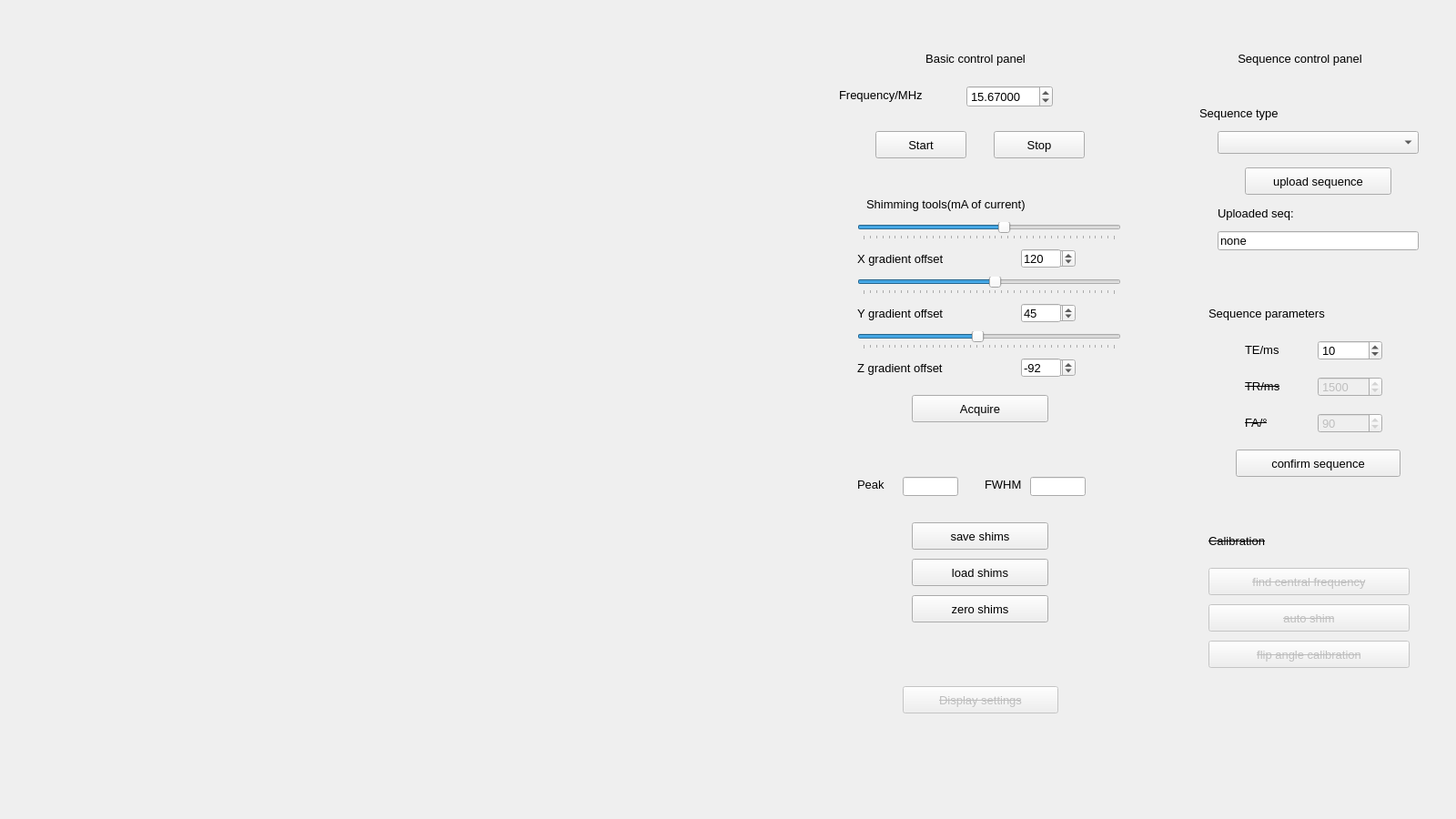
<?xml version="1.0" encoding="UTF-8"?>
<ui version="4.0">
 <class>mri_sig_Widget</class>
 <widget class="QWidget" name="mri_sig_Widget">
  <property name="geometry">
   <rect>
    <x>0</x>
    <y>0</y>
    <width>1600</width>
    <height>900</height>
   </rect>
  </property>
  <property name="windowTitle">
   <string>Signals</string>
  </property>
  <layout class="QHBoxLayout" name="horizontalLayout">
   <item>
    <widget class="QWidget" name="plotWidget" native="true">
     <property name="sizePolicy">
      <sizepolicy hsizetype="Preferred" vsizetype="Preferred">
       <horstretch>0</horstretch>
       <verstretch>0</verstretch>
      </sizepolicy>
     </property>
     <property name="minimumSize">
      <size>
       <width>0</width>
       <height>0</height>
      </size>
     </property>
     <layout class="QVBoxLayout" name="plotLayout"/>
    </widget>
   </item>
   <item>
    <widget class="QWidget" name="controlWidget1" native="true">
     <property name="enabled">
      <bool>true</bool>
     </property>
     <property name="sizePolicy">
      <sizepolicy hsizetype="Fixed" vsizetype="Fixed">
       <horstretch>0</horstretch>
       <verstretch>0</verstretch>
      </sizepolicy>
     </property>
     <property name="minimumSize">
      <size>
       <width>400</width>
       <height>850</height>
      </size>
     </property>
     <property name="font">
      <font>
       <pointsize>10</pointsize>
      </font>
     </property>
     <layout class="QHBoxLayout" name="horizontalLayout_2">
      <item>
       <widget class="QWidget" name="widget1" native="true">
        <property name="sizePolicy">
         <sizepolicy hsizetype="Preferred" vsizetype="Preferred">
          <horstretch>0</horstretch>
          <verstretch>0</verstretch>
         </sizepolicy>
        </property>
        <widget class="QLabel" name="ctrlLabel_1">
         <property name="geometry">
          <rect>
           <x>90</x>
           <y>20</y>
           <width>180</width>
           <height>20</height>
          </rect>
         </property>
         <property name="text">
          <string>Basic control panel</string>
         </property>
         <property name="alignment">
          <set>Qt::AlignCenter</set>
         </property>
        </widget>
        <widget class="QSlider" name="horizontalSlider_z">
         <property name="geometry">
          <rect>
           <x>50</x>
           <y>330</y>
           <width>290</width>
           <height>20</height>
          </rect>
         </property>
         <property name="minimum">
          <number>-1000</number>
         </property>
         <property name="maximum">
          <number>1000</number>
         </property>
         <property name="value">
          <number>-92</number>
         </property>
         <property name="orientation">
          <enum>Qt::Horizontal</enum>
         </property>
         <property name="invertedAppearance">
          <bool>false</bool>
         </property>
         <property name="tickPosition">
          <enum>QSlider::TicksBelow</enum>
         </property>
         <property name="tickInterval">
          <number>50</number>
         </property>
        </widget>
        <widget class="QPushButton" name="startButton">
         <property name="geometry">
          <rect>
           <x>70</x>
           <y>110</y>
           <width>100</width>
           <height>30</height>
          </rect>
         </property>
         <property name="text">
          <string>Start</string>
         </property>
        </widget>
        <widget class="QLabel" name="gradoffsetLabel_x">
         <property name="geometry">
          <rect>
           <x>50</x>
           <y>240</y>
           <width>150</width>
           <height>20</height>
          </rect>
         </property>
         <property name="text">
          <string>X gradient offset</string>
         </property>
        </widget>
        <widget class="QLineEdit" name="peak">
         <property name="geometry">
          <rect>
           <x>100</x>
           <y>490</y>
           <width>61</width>
           <height>21</height>
          </rect>
         </property>
         <property name="text">
          <string/>
         </property>
        </widget>
        <widget class="QLabel" name="fwhmLabel">
         <property name="geometry">
          <rect>
           <x>190</x>
           <y>490</y>
           <width>41</width>
           <height>16</height>
          </rect>
         </property>
         <property name="text">
          <string>FWHM</string>
         </property>
        </widget>
        <widget class="QPushButton" name="acquireButton">
         <property name="geometry">
          <rect>
           <x>110</x>
           <y>400</y>
           <width>150</width>
           <height>30</height>
          </rect>
         </property>
         <property name="text">
          <string>Acquire</string>
         </property>
        </widget>
        <widget class="QDoubleSpinBox" name="freqValue">
         <property name="geometry">
          <rect>
           <x>170</x>
           <y>60</y>
           <width>95</width>
           <height>24</height>
          </rect>
         </property>
         <property name="font">
          <font>
           <pointsize>10</pointsize>
          </font>
         </property>
         <property name="decimals">
          <number>5</number>
         </property>
         <property name="maximum">
          <double>60.000000000000000</double>
         </property>
         <property name="singleStep">
          <double>0.001000000000000</double>
         </property>
         <property name="value">
          <double>15.670000000000000</double>
         </property>
        </widget>
        <widget class="QLabel" name="shimmingLabel">
         <property name="geometry">
          <rect>
           <x>60</x>
           <y>180</y>
           <width>260</width>
           <height>20</height>
          </rect>
         </property>
         <property name="text">
          <string>Shimming tools(mA of current)</string>
         </property>
        </widget>
        <widget class="QLabel" name="gradoffsetLabel_z">
         <property name="geometry">
          <rect>
           <x>50</x>
           <y>360</y>
           <width>150</width>
           <height>20</height>
          </rect>
         </property>
         <property name="text">
          <string>Z gradient offset</string>
         </property>
        </widget>
        <widget class="QLabel" name="peakLabel">
         <property name="geometry">
          <rect>
           <x>50</x>
           <y>490</y>
           <width>41</width>
           <height>16</height>
          </rect>
         </property>
         <property name="text">
          <string>Peak</string>
         </property>
        </widget>
        <widget class="QSlider" name="horizontalSlider_y">
         <property name="geometry">
          <rect>
           <x>50</x>
           <y>270</y>
           <width>290</width>
           <height>20</height>
          </rect>
         </property>
         <property name="minimum">
          <number>-1000</number>
         </property>
         <property name="maximum">
          <number>1000</number>
         </property>
         <property name="value">
          <number>45</number>
         </property>
         <property name="orientation">
          <enum>Qt::Horizontal</enum>
         </property>
         <property name="invertedAppearance">
          <bool>false</bool>
         </property>
         <property name="tickPosition">
          <enum>QSlider::TicksBelow</enum>
         </property>
         <property name="tickInterval">
          <number>50</number>
         </property>
        </widget>
        <widget class="QLabel" name="freqLabel">
         <property name="geometry">
          <rect>
           <x>30</x>
           <y>60</y>
           <width>131</width>
           <height>20</height>
          </rect>
         </property>
         <property name="text">
          <string>Frequency/MHz</string>
         </property>
        </widget>
        <widget class="QSpinBox" name="gradOffset_z">
         <property name="geometry">
          <rect>
           <x>230</x>
           <y>360</y>
           <width>60</width>
           <height>20</height>
          </rect>
         </property>
         <property name="minimum">
          <number>-1000</number>
         </property>
         <property name="maximum">
          <number>1000</number>
         </property>
         <property name="value">
          <number>-92</number>
         </property>
        </widget>
        <widget class="QLabel" name="gradoffsetLabel_y">
         <property name="geometry">
          <rect>
           <x>50</x>
           <y>300</y>
           <width>150</width>
           <height>20</height>
          </rect>
         </property>
         <property name="text">
          <string>Y gradient offset</string>
         </property>
        </widget>
        <widget class="QSpinBox" name="gradOffset_x">
         <property name="geometry">
          <rect>
           <x>230</x>
           <y>240</y>
           <width>60</width>
           <height>20</height>
          </rect>
         </property>
         <property name="minimum">
          <number>-1000</number>
         </property>
         <property name="maximum">
          <number>1000</number>
         </property>
         <property name="value">
          <number>120</number>
         </property>
        </widget>
        <widget class="QPushButton" name="zeroShimButton">
         <property name="geometry">
          <rect>
           <x>110</x>
           <y>620</y>
           <width>150</width>
           <height>30</height>
          </rect>
         </property>
         <property name="text">
          <string>zero shims</string>
         </property>
        </widget>
        <widget class="QWidget" name="verticalLayoutWidget">
         <property name="geometry">
          <rect>
           <x>280</x>
           <y>40</y>
           <width>71</width>
           <height>61</height>
          </rect>
         </property>
         <layout class="QVBoxLayout" name="checkBoxLayout"/>
        </widget>
        <widget class="QPushButton" name="startButton_2">
         <property name="enabled">
          <bool>false</bool>
         </property>
         <property name="geometry">
          <rect>
           <x>100</x>
           <y>720</y>
           <width>171</width>
           <height>30</height>
          </rect>
         </property>
         <property name="font">
          <font>
           <strikeout>true</strikeout>
          </font>
         </property>
         <property name="text">
          <string>Display settings</string>
         </property>
        </widget>
        <widget class="QSlider" name="horizontalSlider_x">
         <property name="geometry">
          <rect>
           <x>50</x>
           <y>210</y>
           <width>290</width>
           <height>20</height>
          </rect>
         </property>
         <property name="minimum">
          <number>-1000</number>
         </property>
         <property name="maximum">
          <number>1000</number>
         </property>
         <property name="value">
          <number>120</number>
         </property>
         <property name="orientation">
          <enum>Qt::Horizontal</enum>
         </property>
         <property name="invertedAppearance">
          <bool>false</bool>
         </property>
         <property name="tickPosition">
          <enum>QSlider::TicksBelow</enum>
         </property>
         <property name="tickInterval">
          <number>50</number>
         </property>
        </widget>
        <widget class="QLineEdit" name="fwhm">
         <property name="geometry">
          <rect>
           <x>240</x>
           <y>490</y>
           <width>61</width>
           <height>21</height>
          </rect>
         </property>
         <property name="text">
          <string/>
         </property>
        </widget>
        <widget class="QPushButton" name="loadShimButton">
         <property name="geometry">
          <rect>
           <x>110</x>
           <y>580</y>
           <width>150</width>
           <height>30</height>
          </rect>
         </property>
         <property name="text">
          <string>load shims</string>
         </property>
        </widget>
        <widget class="QPushButton" name="stopButton">
         <property name="geometry">
          <rect>
           <x>200</x>
           <y>110</y>
           <width>100</width>
           <height>30</height>
          </rect>
         </property>
         <property name="text">
          <string>Stop</string>
         </property>
        </widget>
        <widget class="QSpinBox" name="gradOffset_y">
         <property name="geometry">
          <rect>
           <x>230</x>
           <y>300</y>
           <width>60</width>
           <height>20</height>
          </rect>
         </property>
         <property name="minimum">
          <number>-1000</number>
         </property>
         <property name="maximum">
          <number>1000</number>
         </property>
         <property name="value">
          <number>45</number>
         </property>
        </widget>
        <widget class="QPushButton" name="saveShimButton">
         <property name="geometry">
          <rect>
           <x>110</x>
           <y>540</y>
           <width>150</width>
           <height>30</height>
          </rect>
         </property>
         <property name="text">
          <string>save shims</string>
         </property>
        </widget>
        <widget class="QLineEdit" name="gradOffset_disp_z">
         <property name="enabled">
          <bool>true</bool>
         </property>
         <property name="geometry">
          <rect>
           <x>230</x>
           <y>360</y>
           <width>44</width>
           <height>20</height>
          </rect>
         </property>
         <property name="text">
          <string>-92</string>
         </property>
        </widget>
        <widget class="QLineEdit" name="gradOffset_disp_y">
         <property name="enabled">
          <bool>true</bool>
         </property>
         <property name="geometry">
          <rect>
           <x>230</x>
           <y>300</y>
           <width>44</width>
           <height>20</height>
          </rect>
         </property>
         <property name="text">
          <string>45</string>
         </property>
        </widget>
        <widget class="QLineEdit" name="gradOffset_disp_x">
         <property name="enabled">
          <bool>true</bool>
         </property>
         <property name="geometry">
          <rect>
           <x>230</x>
           <y>240</y>
           <width>44</width>
           <height>20</height>
          </rect>
         </property>
         <property name="text">
          <string>120</string>
         </property>
        </widget>
       </widget>
      </item>
     </layout>
    </widget>
   </item>
   <item>
    <widget class="QWidget" name="ControlWidget2" native="true">
     <property name="sizePolicy">
      <sizepolicy hsizetype="Fixed" vsizetype="Fixed">
       <horstretch>0</horstretch>
       <verstretch>0</verstretch>
      </sizepolicy>
     </property>
     <property name="minimumSize">
      <size>
       <width>300</width>
       <height>850</height>
      </size>
     </property>
     <layout class="QHBoxLayout" name="horizontalLayout_3">
      <item>
       <widget class="QWidget" name="widget2" native="true">
        <property name="font">
         <font>
          <pointsize>10</pointsize>
          <weight>50</weight>
          <bold>false</bold>
         </font>
        </property>
        <widget class="QLabel" name="TRLabel">
         <property name="geometry">
          <rect>
           <x>70</x>
           <y>380</y>
           <width>51</width>
           <height>20</height>
          </rect>
         </property>
         <property name="font">
          <font>
           <pointsize>10</pointsize>
           <strikeout>true</strikeout>
          </font>
         </property>
         <property name="text">
          <string>TR/ms</string>
         </property>
        </widget>
        <widget class="QLabel" name="ctrlLabel_2">
         <property name="geometry">
          <rect>
           <x>20</x>
           <y>20</y>
           <width>221</width>
           <height>20</height>
          </rect>
         </property>
         <property name="font">
          <font>
           <pointsize>10</pointsize>
          </font>
         </property>
         <property name="frameShape">
          <enum>QFrame::NoFrame</enum>
         </property>
         <property name="text">
          <string>Sequence control panel</string>
         </property>
         <property name="alignment">
          <set>Qt::AlignCenter</set>
         </property>
        </widget>
        <widget class="QLabel" name="TELabel">
         <property name="geometry">
          <rect>
           <x>70</x>
           <y>340</y>
           <width>51</width>
           <height>20</height>
          </rect>
         </property>
         <property name="font">
          <font>
           <pointsize>10</pointsize>
           <strikeout>false</strikeout>
          </font>
         </property>
         <property name="text">
          <string>TE/ms</string>
         </property>
        </widget>
        <widget class="QComboBox" name="seqType">
         <property name="geometry">
          <rect>
           <x>40</x>
           <y>110</y>
           <width>221</width>
           <height>25</height>
          </rect>
         </property>
         <property name="font">
          <font>
           <pointsize>10</pointsize>
          </font>
         </property>
        </widget>
        <widget class="QLabel" name="seqTypeLabel">
         <property name="geometry">
          <rect>
           <x>20</x>
           <y>80</y>
           <width>121</width>
           <height>20</height>
          </rect>
         </property>
         <property name="font">
          <font>
           <pointsize>10</pointsize>
          </font>
         </property>
         <property name="text">
          <string>Sequence type</string>
         </property>
        </widget>
        <widget class="QPushButton" name="uploadSeqButton">
         <property name="geometry">
          <rect>
           <x>70</x>
           <y>150</y>
           <width>161</width>
           <height>30</height>
          </rect>
         </property>
         <property name="font">
          <font>
           <pointsize>10</pointsize>
          </font>
         </property>
         <property name="text">
          <string>upload sequence</string>
         </property>
        </widget>
        <widget class="QSpinBox" name="para_TE">
         <property name="enabled">
          <bool>true</bool>
         </property>
         <property name="geometry">
          <rect>
           <x>150</x>
           <y>340</y>
           <width>71</width>
           <height>22</height>
          </rect>
         </property>
         <property name="minimum">
          <number>6</number>
         </property>
         <property name="maximum">
          <number>100</number>
         </property>
         <property name="singleStep">
          <number>1</number>
         </property>
         <property name="value">
          <number>10</number>
         </property>
         <property name="displayIntegerBase">
          <number>10</number>
         </property>
        </widget>
        <widget class="QSpinBox" name="para_TR">
         <property name="enabled">
          <bool>false</bool>
         </property>
         <property name="geometry">
          <rect>
           <x>150</x>
           <y>380</y>
           <width>71</width>
           <height>22</height>
          </rect>
         </property>
         <property name="minimum">
          <number>100</number>
         </property>
         <property name="maximum">
          <number>2000</number>
         </property>
         <property name="singleStep">
          <number>10</number>
         </property>
         <property name="value">
          <number>1500</number>
         </property>
         <property name="displayIntegerBase">
          <number>10</number>
         </property>
        </widget>
        <widget class="QLabel" name="seqParaLabel">
         <property name="geometry">
          <rect>
           <x>30</x>
           <y>300</y>
           <width>181</width>
           <height>20</height>
          </rect>
         </property>
         <property name="font">
          <font>
           <pointsize>10</pointsize>
           <strikeout>false</strikeout>
          </font>
         </property>
         <property name="text">
          <string>Sequence parameters</string>
         </property>
        </widget>
        <widget class="QPushButton" name="seqButton">
         <property name="geometry">
          <rect>
           <x>60</x>
           <y>460</y>
           <width>181</width>
           <height>30</height>
          </rect>
         </property>
         <property name="font">
          <font>
           <pointsize>10</pointsize>
           <weight>50</weight>
           <italic>false</italic>
           <bold>false</bold>
           <underline>false</underline>
           <strikeout>false</strikeout>
          </font>
         </property>
         <property name="text">
          <string>confirm sequence</string>
         </property>
        </widget>
        <widget class="QLabel" name="uploadSeqLabel">
         <property name="geometry">
          <rect>
           <x>40</x>
           <y>190</y>
           <width>121</width>
           <height>20</height>
          </rect>
         </property>
         <property name="font">
          <font>
           <pointsize>10</pointsize>
          </font>
         </property>
         <property name="text">
          <string>Uploaded seq:</string>
         </property>
        </widget>
        <widget class="QLineEdit" name="uploadSeq">
         <property name="geometry">
          <rect>
           <x>40</x>
           <y>220</y>
           <width>221</width>
           <height>21</height>
          </rect>
         </property>
         <property name="text">
          <string>none</string>
         </property>
         <property name="readOnly">
          <bool>true</bool>
         </property>
        </widget>
        <widget class="QLabel" name="FALabel">
         <property name="geometry">
          <rect>
           <x>70</x>
           <y>420</y>
           <width>51</width>
           <height>20</height>
          </rect>
         </property>
         <property name="font">
          <font>
           <pointsize>10</pointsize>
           <strikeout>true</strikeout>
          </font>
         </property>
         <property name="text">
          <string>FA/°</string>
         </property>
        </widget>
        <widget class="QSpinBox" name="para_FA">
         <property name="enabled">
          <bool>false</bool>
         </property>
         <property name="geometry">
          <rect>
           <x>150</x>
           <y>420</y>
           <width>71</width>
           <height>22</height>
          </rect>
         </property>
         <property name="minimum">
          <number>0</number>
         </property>
         <property name="maximum">
          <number>180</number>
         </property>
         <property name="singleStep">
          <number>1</number>
         </property>
         <property name="value">
          <number>90</number>
         </property>
         <property name="displayIntegerBase">
          <number>10</number>
         </property>
        </widget>
        <widget class="QLabel" name="calibrationLabel">
         <property name="geometry">
          <rect>
           <x>30</x>
           <y>550</y>
           <width>121</width>
           <height>20</height>
          </rect>
         </property>
         <property name="font">
          <font>
           <pointsize>10</pointsize>
           <strikeout>true</strikeout>
          </font>
         </property>
         <property name="text">
          <string>Calibration</string>
         </property>
        </widget>
        <widget class="QPushButton" name="seqButton_2">
         <property name="enabled">
          <bool>false</bool>
         </property>
         <property name="geometry">
          <rect>
           <x>30</x>
           <y>590</y>
           <width>221</width>
           <height>30</height>
          </rect>
         </property>
         <property name="font">
          <font>
           <pointsize>10</pointsize>
           <weight>50</weight>
           <italic>false</italic>
           <bold>false</bold>
           <underline>false</underline>
           <strikeout>true</strikeout>
          </font>
         </property>
         <property name="text">
          <string>find central frequency</string>
         </property>
        </widget>
        <widget class="QPushButton" name="seqButton_3">
         <property name="enabled">
          <bool>false</bool>
         </property>
         <property name="geometry">
          <rect>
           <x>30</x>
           <y>630</y>
           <width>221</width>
           <height>30</height>
          </rect>
         </property>
         <property name="font">
          <font>
           <pointsize>10</pointsize>
           <weight>50</weight>
           <italic>false</italic>
           <bold>false</bold>
           <underline>false</underline>
           <strikeout>true</strikeout>
          </font>
         </property>
         <property name="text">
          <string>auto shim</string>
         </property>
        </widget>
        <widget class="QPushButton" name="seqButton_4">
         <property name="enabled">
          <bool>false</bool>
         </property>
         <property name="geometry">
          <rect>
           <x>30</x>
           <y>670</y>
           <width>221</width>
           <height>30</height>
          </rect>
         </property>
         <property name="font">
          <font>
           <pointsize>10</pointsize>
           <weight>50</weight>
           <italic>false</italic>
           <bold>false</bold>
           <underline>false</underline>
           <strikeout>true</strikeout>
          </font>
         </property>
         <property name="text">
          <string>flip angle calibration</string>
         </property>
        </widget>
       </widget>
      </item>
     </layout>
    </widget>
   </item>
  </layout>
 </widget>
 <resources/>
 <connections/>
</ui>
